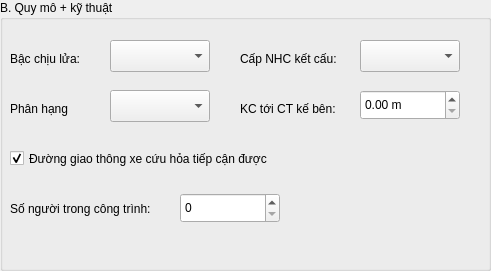
              <widget class="QGroupBox" name="ks_gb_B">
               <property name="geometry">
                <rect>
                 <x>540</x>
                 <y>10</y>
                 <width>491</width>
                 <height>271</height>
                </rect>
               </property>
               <property name="title">
                <string>B. Quy mô + kỹ thuật</string>
               </property>
               <widget class="QLabel" name="ks_lbl_bcl">
                <property name="geometry">
                 <rect>
                  <x>10</x>
                  <y>50</y>
                  <width>72</width>
                  <height>17</height>
                 </rect>
                </property>
                <property name="text">
                 <string>Bậc chịu lửa:</string>
                </property>
               </widget>
               <widget class="QComboBox" name="ks_bac_chiu_lua">
                <property name="geometry">
                 <rect>
                  <x>110</x>
                  <y>40</y>
                  <width>100</width>
                  <height>32</height>
                 </rect>
                </property>
                <property name="maximumSize">
                 <size>
                  <width>200</width>
                  <height>16777215</height>
                 </size>
                </property>
               </widget>
               <widget class="QLabel" name="ks_lbl_cap_nhc">
                <property name="geometry">
                 <rect>
                  <x>240</x>
                  <y>50</y>
                  <width>102</width>
                  <height>17</height>
                 </rect>
                </property>
                <property name="text">
                 <string>Cấp NHC kết cấu:</string>
                </property>
               </widget>
               <widget class="QComboBox" name="ks_cap_nhc">
                <property name="geometry">
                 <rect>
                  <x>360</x>
                  <y>40</y>
                  <width>100</width>
                  <height>32</height>
                 </rect>
                </property>
                <property name="maximumSize">
                 <size>
                  <width>200</width>
                  <height>16777215</height>
                 </size>
                </property>
               </widget>
               <widget class="QLabel" name="ks_lbl_hang_nh">
                <property name="geometry">
                 <rect>
                  <x>10</x>
                  <y>100</y>
                  <width>151</width>
                  <height>17</height>
                 </rect>
                </property>
                <property name="text">
                 <string>Phân hạng</string>
                </property>
               </widget>
               <widget class="QComboBox" name="ks_hang_nguy_hiem">
                <property name="geometry">
                 <rect>
                  <x>110</x>
                  <y>90</y>
                  <width>100</width>
                  <height>32</height>
                 </rect>
                </property>
                <property name="maximumSize">
                 <size>
                  <width>200</width>
                  <height>16777215</height>
                 </size>
                </property>
               </widget>
               <widget class="QLabel" name="ks_lbl_kc">
                <property name="geometry">
                 <rect>
                  <x>240</x>
                  <y>100</y>
                  <width>99</width>
                  <height>17</height>
                 </rect>
                </property>
                <property name="text">
                 <string>KC tới CT kế bên:</string>
                </property>
               </widget>
               <widget class="QDoubleSpinBox" name="ks_kc_ct_ke_ben">
                <property name="geometry">
                 <rect>
                  <x>360</x>
                  <y>90</y>
                  <width>100</width>
                  <height>30</height>
                 </rect>
                </property>
                <property name="maximumSize">
                 <size>
                  <width>200</width>
                  <height>16777215</height>
                 </size>
                </property>
                <property name="suffix">
                 <string> m</string>
                </property>
                <property name="maximum">
                 <double>9999.000000000000000</double>
                </property>
               </widget>
               <widget class="QCheckBox" name="ks_xe_cc_tiep_can">
                <property name="geometry">
                 <rect>
                  <x>10</x>
                  <y>150</y>
                  <width>281</width>
                  <height>17</height>
                 </rect>
                </property>
                <property name="text">
                 <string>Đường giao thông xe cứu hỏa tiếp cận được</string>
                </property>
                <property name="checked">
                 <bool>true</bool>
                </property>
               </widget>
               <widget class="QSpinBox" name="ks_so_nguoi_du_kien">
                <property name="geometry">
                 <rect>
                  <x>180</x>
                  <y>193</y>
                  <width>100</width>
                  <height>30</height>
                 </rect>
                </property>
                <property name="maximumSize">
                 <size>
                  <width>200</width>
                  <height>16777215</height>
                 </size>
                </property>
                <property name="maximum">
                 <number>999999</number>
                </property>
               </widget>
               <widget class="QLabel" name="ks_lbl_so_nguoi">
                <property name="geometry">
                 <rect>
                  <x>10</x>
                  <y>200</y>
                  <width>161</width>
                  <height>17</height>
                 </rect>
                </property>
                <property name="text">
                 <string>Số người trong công trình:</string>
                </property>
               </widget>
              </widget>
